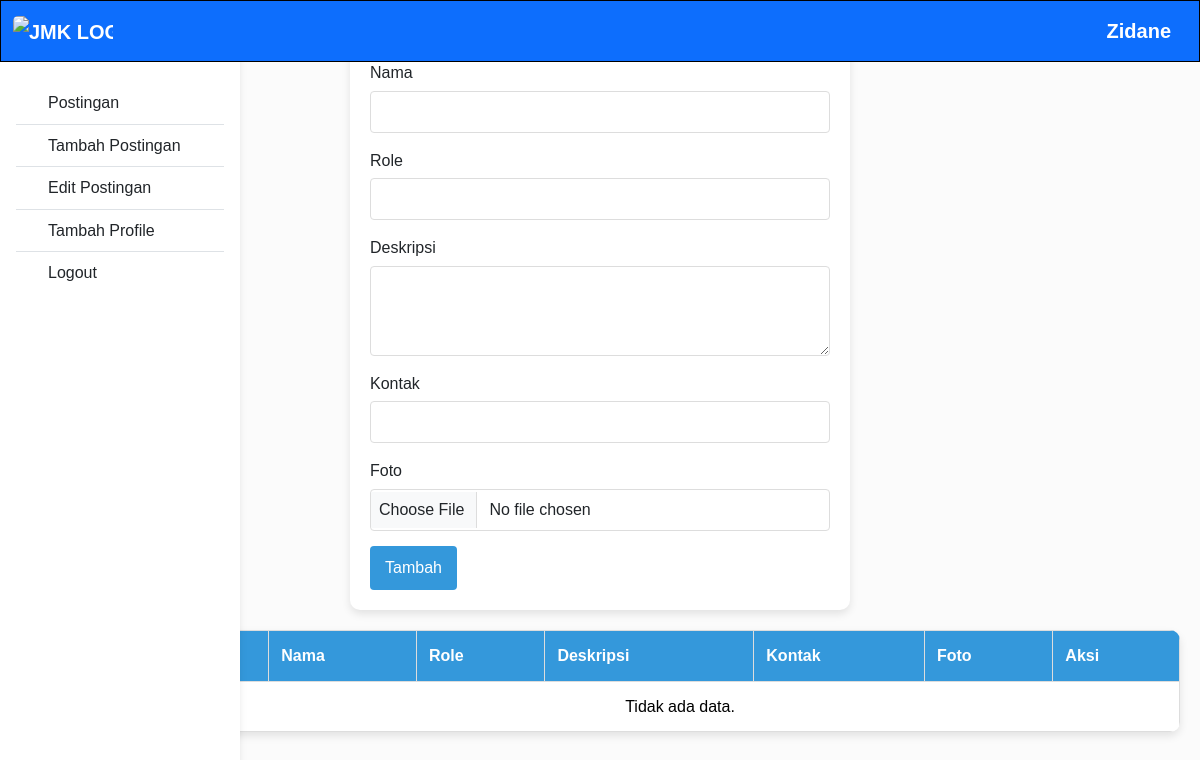
The page /admin/admin.php?url=profile (signed in) on the database as committed earlier.
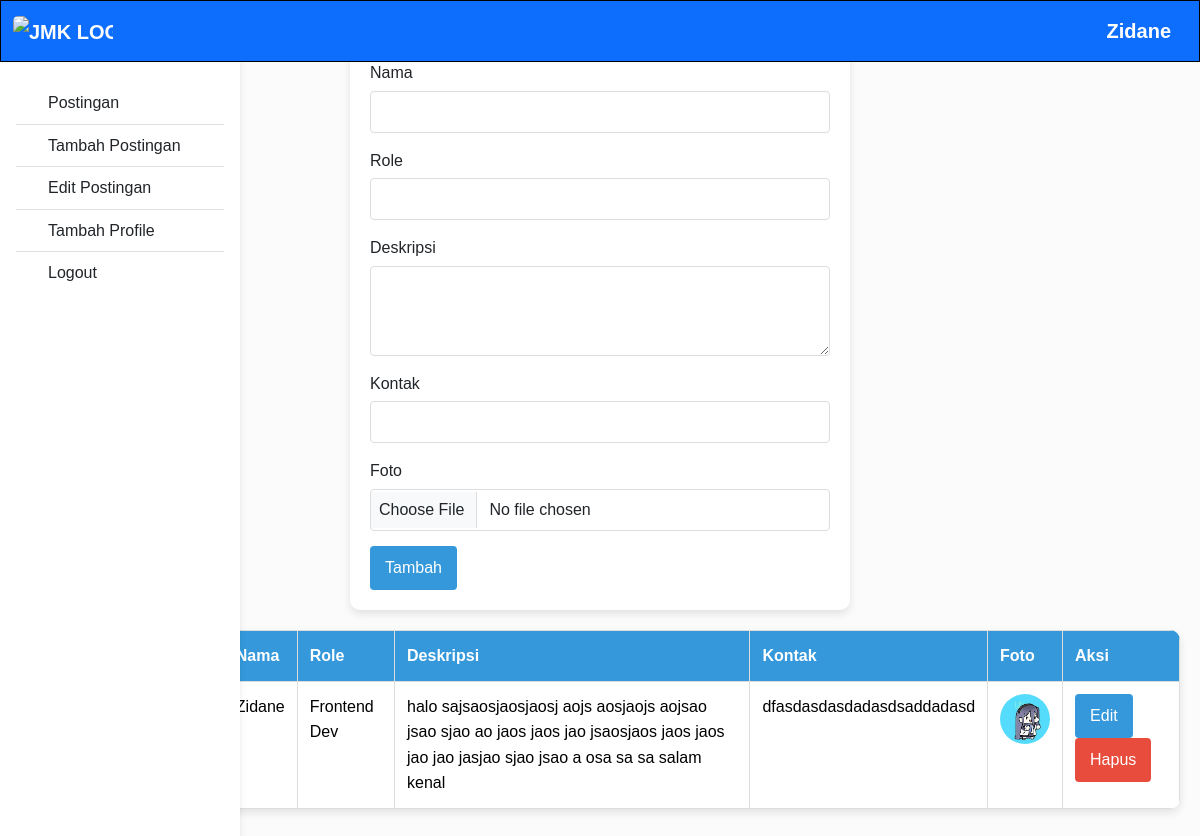
The same page on the database as committed later.
### tables this page shows
CREATE TABLE `profile` (
  `id_profile` int NOT NULL,
  `nama` varchar(255) NOT NULL,
  `role` varchar(255) NOT NULL,
  `deskripsi` text NOT NULL,
  `foto_profile` varchar(255) NOT NULL,
  `kontak` varchar(255) NOT NULL,
  `tgl_dibuat` timestamp NULL DEFAULT CURRENT_TIMESTAMP
);

### admin/profile.php (the view, shortened to what this page needs)
<?php
require_once "../include/config.php";
class ProfileManager {
    private $db;
    public function __construct($connection) {
        $this->db = $connection;
    }
    public function getProfiles() {
        return $this->db->query("SELECT * FROM profile ORDER BY tgl_dibuat DESC");
    }
}
$profileManager = new ProfileManager($koneksi);
$result = $profileManager->getProfiles();
?>
<!DOCTYPE html>
<html lang="en">
<head>
</head>
<body>
    <div class="form-container">
        <form action="" method="POST" enctype="multipart/form-data">
            <div class="form-group">
                <label for="nama">Nama</label>
                <input type="text" id="nama" name="nama" class="form-control" required>
            </div>
            <div class="form-group">
                <label for="role">Role</label>
                <input type="text" id="role" name="role" class="form-control" required>
            </div>
            <div class="form-group">
                <label for="deskripsi">Deskripsi</label>
                <textarea id="deskripsi" name="deskripsi" class="form-control" rows="3"></textarea>
            </div>
            <div class="form-group">
                <label for="kontak">Kontak</label>
                <input type="text" id="kontak" name="kontak" class="form-control">
            </div>
            <div class="form-group">
                <label for="foto">Foto</label>
                <input type="file" id="foto" name="foto" class="form-control" accept="image/*" required>
            </div>
            <button type="submit" name="tambah" class="btn btn-primary">Tambah</button>
        </form>
    </div>
    <div class="table-container">
    <table class="table">
        <thead>
            <tr>
                <th>ID</th>
                <th>Nama</th>
                <th>Role</th>
                <th>Deskripsi</th>
                <th>Kontak</th>
                <th>Foto</th>
                <th>Aksi</th>
            </tr>
        </thead>
        <tbody>
            <?php if ($result->num_rows > 0): ?>
                <?php while ($row = $result->fetch_assoc()): ?>
                    <tr>
                        <td><?= htmlspecialchars($row['id_profile']) ?></td>
                        <td><?= htmlspecialchars($row['nama']) ?></td>
                        <td><?= htmlspecialchars($row['role']) ?></td>
                        <td><?= htmlspecialchars($row['deskripsi']) ?></td>
                        <td><?= htmlspecialchars($row['kontak']) ?></td>
                        <td>
                            <img src="../upload/<?= htmlspecialchars($row['foto_profile']) ?>"
                                 alt="Profile" class="profile-img">
                        </td>
                        <td>
                            <button onclick="openEditModal(<?= htmlspecialchars(json_encode($row)) ?>)" class="btn btn-primary">Edit</button>
                            <form action="" method="POST" style="display: inline;">
                                <button type="submit" name="hapus" class="btn btn-danger" onclick="return confirm('Yakin ingin menghapus data ini?')">Hapus</button>
                            </form>
                        </td>
                    </tr>
                <?php endwhile; ?>
            <?php else: ?>
                <tr>
                    <td colspan="7" style="text-align: center;">Tidak ada data.</td>
                </tr>
            <?php endif; ?>
        </tbody>
    </table>
</div>
</body>
</html>

Rows that differ between the two databases and show on the page:
added profile: nama "Zidane", role "Frontend Dev", deskripsi "halo sajsaosjaosjaosj aojs aosjaojs aojsao jsao sjao ao jaos jaos jao jsaosjaos jaos jaos jao jao jasjao sjao jsao a osa sa sa salam kenal", kontak "dfasdasdasdadasdsaddadasd", foto_profile (picture)
Other text that changed with them:
text no longer shown: "Tidak ada data."
